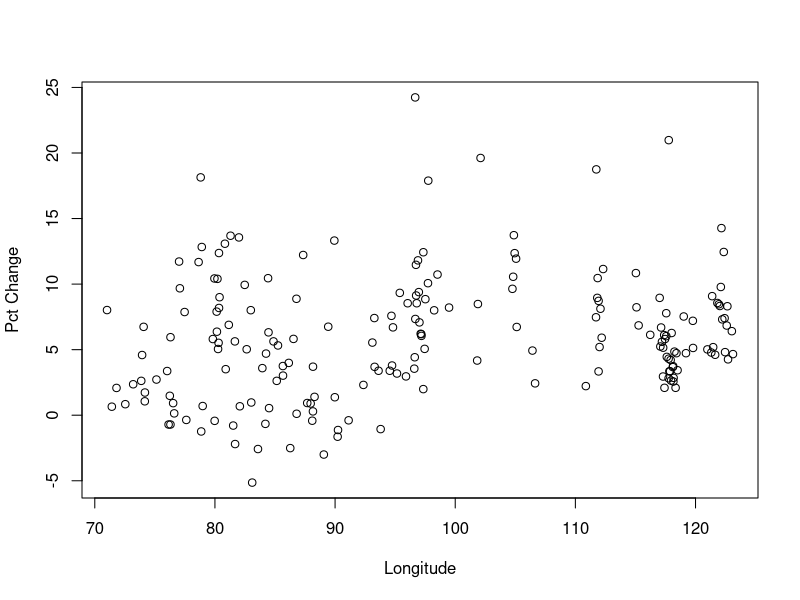

R code for this plot:
## ---- chunk 1
knitr::opts_chunk$set(echo = TRUE)
## ---- chunk 2
cities<-read.table("top200cities.txt", header = TRUE)
## ---- chunk 3
names(cities)
## ---- chunk 4
midpointLong<-98.35
numOfWest<-nrow(cities[cities$longitude>midpointLong,])
numOfEast<-nrow(cities[cities$longitude<midpointLong,])
numOfWest
numOfEast
## ---- chunk 5
midpointLat<-39.5
numOfNorth<-nrow(cities[cities$latitude>midpointLat,])
numOfSouth<-nrow(cities[cities$latitude<midpointLat,])
numOfNorth
numOfSouth
## ---- chunk 6
cities$popdensitysqmi[cities$city=="Miami"]
## ---- chunk 7
cities$city[cities$pctchange>50]
## ---- chunk 8
mostcities<-cities[cities$pctchange<30,]
mostcities<-mostcities[mostcities$longitude<140,]
plot(mostcities$longitude,mostcities$pctchange,xlab = "Longitude",ylab = "Pct Change")
